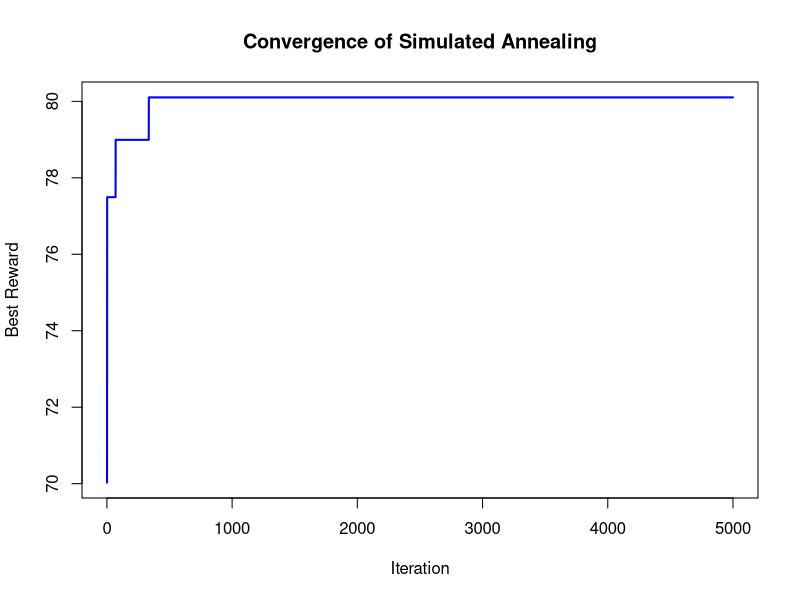
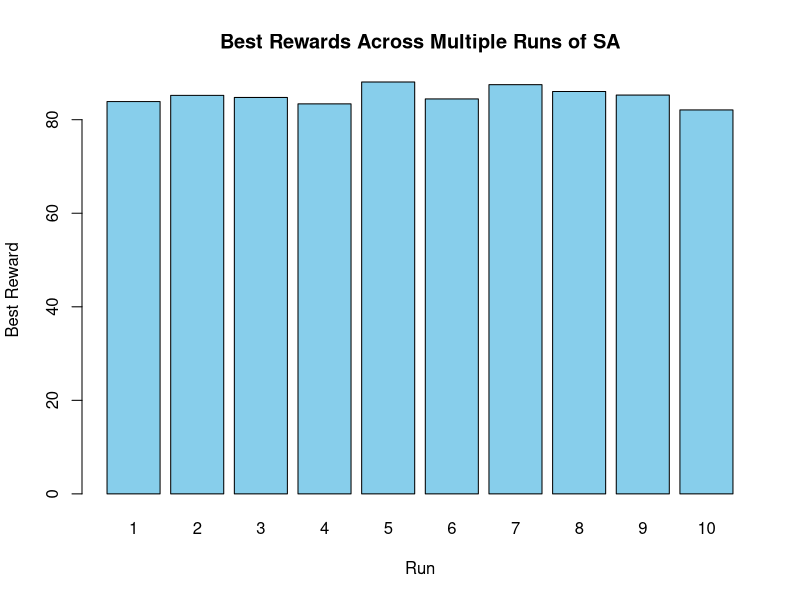
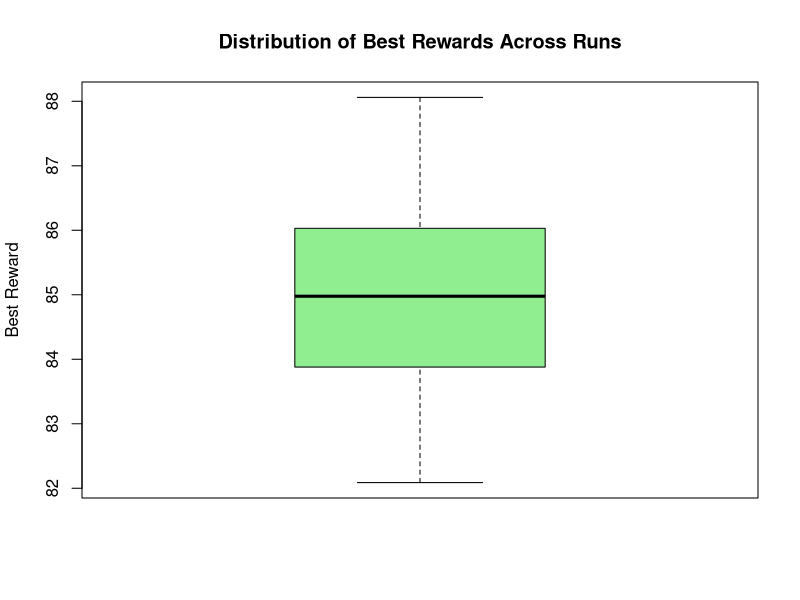
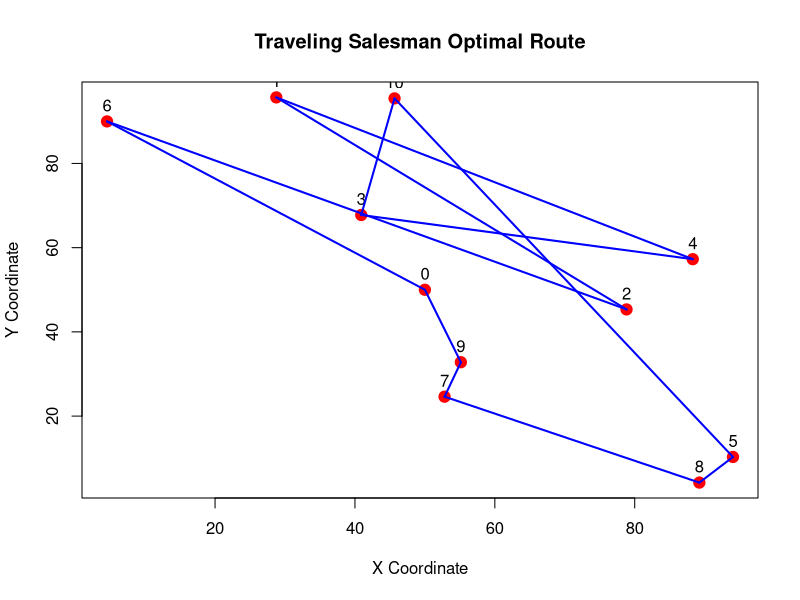
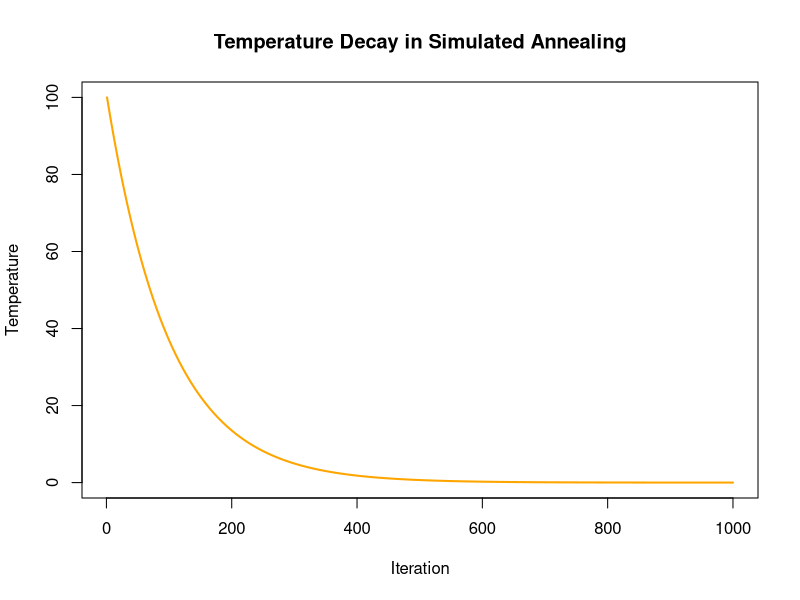
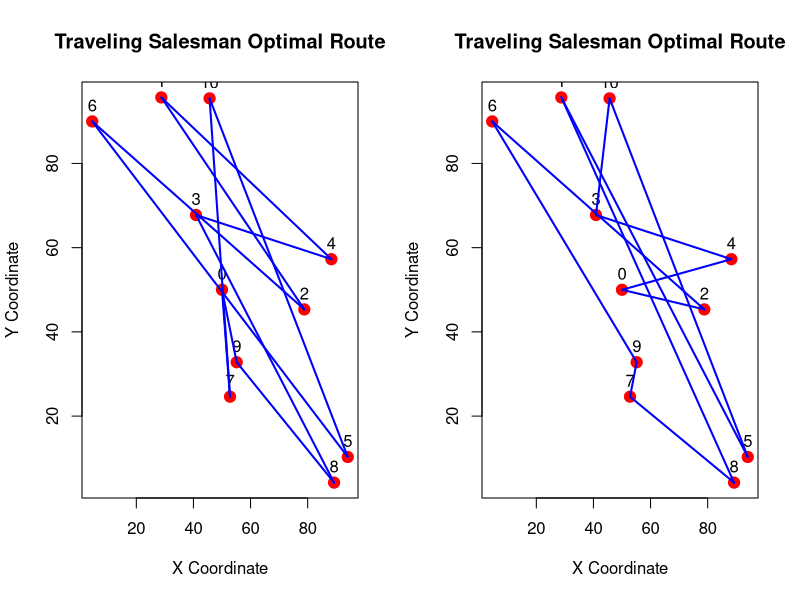
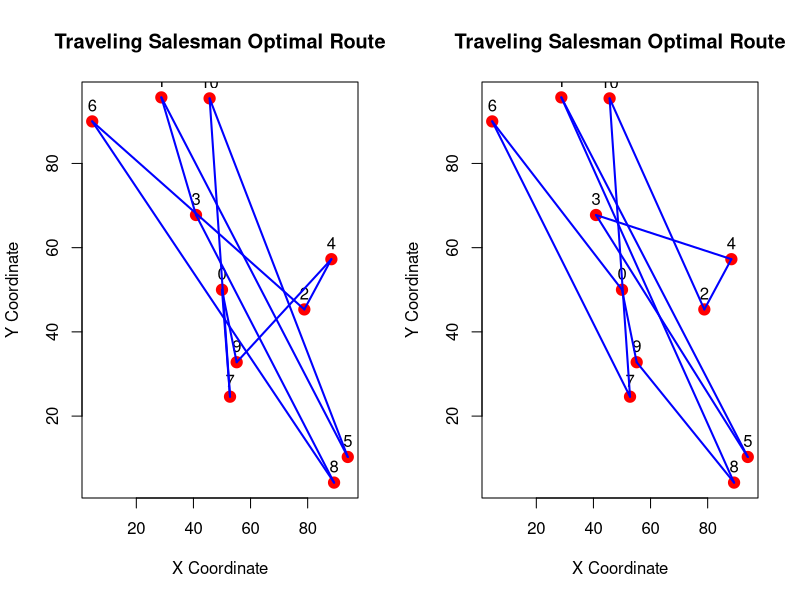

Write the R code that produced these figures, in order.
## ---- chunk 1
# Load necessary libraries
set.seed(123)  # For reproducibility

# Step 1: Generate Random Rewards U_ij
n_cities <- 10
U_ij <- matrix(runif(n_cities * n_cities, 1, 10), nrow = n_cities, ncol = n_cities)
diag(U_ij) <- 0  # No reward for staying in the same city

# Generate rewards for starting from city 0 to each city
U_0k <- runif(n_cities, 1, 10)

# Objective Function: Calculate total reward for a given route
calculate_reward <- function(route, U_ij, U_0k) {
  total_reward <- U_0k[route[1]]  # Reward for starting from city 0
  for (i in 1:(length(route) - 1)) {
    total_reward <- total_reward + U_ij[route[i], route[i + 1]]
  }
  return(total_reward)
}
## ---- chunk 2
simulated_annealing <- function(U_ij, U_0k, max_iter = 5000, T_init = 100, cooling_rate = 0.99) {
  # Initialize temperature
  T <- T_init
  
  # Generate initial random route
  current_route <- sample(1:n_cities)
  current_reward <- calculate_reward(current_route, U_ij, U_0k)
  
  # Track the best solution
  best_route <- current_route
  best_reward <- current_reward
  
  # Simulated Annealing Loop
  for (iter in 1:max_iter) {
    # Generate a neighboring solution: Swap two cities
    new_route <- current_route
    swap_idx <- sample(1:n_cities, 2)  # Select two random cities to swap
    new_route[swap_idx] <- new_route[rev(swap_idx)]  # Swap cities
    
    # Calculate reward for the new route
    new_reward <- calculate_reward(new_route, U_ij, U_0k)
    
    # Acceptance probability (based on temperature and reward difference)
    delta <- new_reward - current_reward
    if (delta > 0 || runif(1) < exp(delta / T)) {
      # Accept the new solution
      current_route <- new_route
      current_reward <- new_reward
      
      # Update the best solution if the new reward is better
      if (current_reward > best_reward) {
        best_route <- current_route
        best_reward <- current_reward
      }
    }
    
    # Cool down the temperature
    T <- T * cooling_rate
    
    # Optional: Print progress every 100 iterations
    if (iter %% 100 == 0) {
      cat("Iteration:", iter, "| Best Reward:", best_reward, "\n")
    }
  }
  
  # Return the best route and reward
  return(list(best_route = best_route, best_reward = best_reward))
}


## ---- chunk 3
# Step 3: Run Simulated Annealing
result <- simulated_annealing(U_ij, U_0k)
## ---- chunk 4
# Step 4: Display Results
cat("Optimal Route:", result$best_route, "\n")
cat("Maximum Reward:", result$best_reward, "\n")

## ---- chunk 5
# Run Simulated Annealing Multiple Times and Store Routes
num_runs <- 50
results <- numeric(num_runs)            # To store rewards
routes <- vector("list", num_runs)      # To store routes for each run

for (i in 1:num_runs) {
  result <- simulated_annealing(U_ij, U_0k)
  results[i] <- result$best_reward       # Store best reward
  routes[[i]] <- result$best_route       # Store corresponding best route
  # cat("Run:", i, "| Best Reward:", results[i], "\n")
}

# Find the Maximum Reward and Its Route
max_reward <- max(results)
best_run_index <- which.max(results)    # Index of the maximum reward
best_route <- routes[[best_run_index]]  # Retrieve the route for the max reward

# Print Results
cat("\nAll Best Rewards Across Runs:", results, "\n")
cat("Maximum Reward:", max_reward, "\n")
cat("Best Route Corresponding to Maximum Reward:", best_route, "\n")

## ---- chunk 6
# Simulated Annealing with Reward Tracking
simulated_annealing_with_tracking <- function(U_ij, U_0k, max_iter = 5000, T_init = 100, cooling_rate = 0.99) {
  T <- T_init
  current_route <- sample(1:n_cities)
  current_reward <- calculate_reward(current_route, U_ij, U_0k)
  best_route <- current_route
  best_reward <- current_reward
  
  reward_progress <- numeric(max_iter)  # Track reward progression
  
  for (iter in 1:max_iter) {
    new_route <- current_route
    swap_idx <- sample(1:n_cities, 2)
    new_route[swap_idx] <- new_route[rev(swap_idx)]
    new_reward <- calculate_reward(new_route, U_ij, U_0k)
    
    delta <- new_reward - current_reward
    if (delta > 0 || runif(1) < exp(delta / T)) {
      current_route <- new_route
      current_reward <- new_reward
      if (current_reward > best_reward) {
        best_reward <- current_reward
      }
    }
    
    reward_progress[iter] <- best_reward  # Record the best reward so far
    T <- T * cooling_rate
  }
  
  return(list(best_route = best_route, best_reward = best_reward, reward_progress = reward_progress))
}

# Run SA with tracking
result <- simulated_annealing_with_tracking(U_ij, U_0k)
par(mfrow=c(1,1))
# Plot the Reward Progression
plot(result$reward_progress, type = "l", col = "blue", lwd = 2,
     xlab = "Iteration", ylab = "Best Reward",
     main = "Convergence of Simulated Annealing")
## ---- chunk 7
# Run SA Multiple Times and Collect Results
num_runs <- 10
results <- numeric(num_runs)

for (i in 1:num_runs) {
  result <- simulated_annealing(U_ij, U_0k)
  results[i] <- result$best_reward
}

# Bar Plot of Rewards Across Runs
barplot(results, col = "skyblue", names.arg = 1:num_runs,
        xlab = "Run", ylab = "Best Reward",
        main = "Best Rewards Across Multiple Runs of SA")

# Boxplot for Overall Reward Distribution
boxplot(results, col = "lightgreen",
        ylab = "Best Reward",
        main = "Distribution of Best Rewards Across Runs")
## ---- chunk 8
# Generate Random Coordinates for Cities
set.seed(123)
city_coords <- data.frame(x = runif(n_cities, 0, 100), 
                          y = runif(n_cities, 0, 100))
city_coords <- rbind(c(50, 50), city_coords)  # Add city 0 at center (50, 50)

# Function to Plot the Salesman's Route
plot_route <- function(route, coords) {
  # Create a complete route (start at city 0, visit all cities, return to city 0)
  complete_route <- c(0, route, 0)
  
  # Plot the cities
  plot(coords$x, coords$y, pch = 19, col = "red", cex = 1.5,
       xlab = "X Coordinate", ylab = "Y Coordinate", 
       main = "Traveling Salesman Optimal Route")
  text(coords$x, coords$y, labels = 0:n_cities, pos = 3)
  
  # Draw the path
  for (i in 1:(length(complete_route) - 1)) {
    city_from <- complete_route[i] + 1  # Adjust for 0-based index
    city_to <- complete_route[i + 1] + 1
    segments(coords$x[city_from], coords$y[city_from], 
             coords$x[city_to], coords$y[city_to], col = "blue", lwd = 2)
  }
}

# Visualize the Best Route
plot_route(result$best_route, city_coords)
## ---- chunk 9
# Simulated Temperature Decay
max_iter <- 1000
T_init <- 100
cooling_rate <- 0.99
temperature <- numeric(max_iter)

# Simulate Temperature Decay
T <- T_init
for (i in 1:max_iter) {
  temperature[i] <- T
  T <- T * cooling_rate
}

# Plot Temperature Decay
plot(1:max_iter, temperature, type = "l", col = "orange", lwd = 2,
     xlab = "Iteration", ylab = "Temperature",
     main = "Temperature Decay in Simulated Annealing")
## ---- chunk 10
# Compare Routes for Multiple Runs
par(mfrow = c(1, 2))  # Plot 4 routes in a 2x2 grid

for (i in 1:4) {
  result <- simulated_annealing(U_ij, U_0k)
  cat("Run:", i, "| Best Reward:", result$best_reward, "\n")
  plot_route(result$best_route, city_coords)
}
par(mfrow = c(1, 1))  # Reset plot layout
